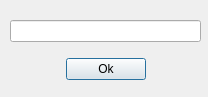
<?xml version="1.0" encoding="UTF-8"?>
<ui version="4.0">
 <class>SessionDialog</class>
 <widget class="QDialog" name="SessionDialog">
  <property name="geometry">
   <rect>
    <x>0</x>
    <y>0</y>
    <width>208</width>
    <height>97</height>
   </rect>
  </property>
  <property name="windowTitle">
   <string>Enter session name</string>
  </property>
  <widget class="QWidget" name="verticalLayoutWidget">
   <property name="geometry">
    <rect>
     <x>10</x>
     <y>10</y>
     <width>191</width>
     <height>80</height>
    </rect>
   </property>
   <layout class="QVBoxLayout" name="verticalLayout">
    <item>
     <widget class="QLineEdit" name="sessionNameLineEdit"/>
    </item>
    <item>
     <layout class="QHBoxLayout" name="horizontalLayout">
      <item>
       <spacer name="horizontalSpacerLeft">
        <property name="orientation">
         <enum>Qt::Horizontal</enum>
        </property>
        <property name="sizeHint" stdset="0">
         <size>
          <width>40</width>
          <height>20</height>
         </size>
        </property>
       </spacer>
      </item>
      <item>
       <widget class="QPushButton" name="okButton">
        <property name="text">
         <string>Ok</string>
        </property>
       </widget>
      </item>
      <item>
       <spacer name="horizontalSpacerRight">
        <property name="orientation">
         <enum>Qt::Horizontal</enum>
        </property>
        <property name="sizeHint" stdset="0">
         <size>
          <width>40</width>
          <height>20</height>
         </size>
        </property>
       </spacer>
      </item>
     </layout>
    </item>
   </layout>
  </widget>
 </widget>
 <resources/>
 <connections/>
</ui>
